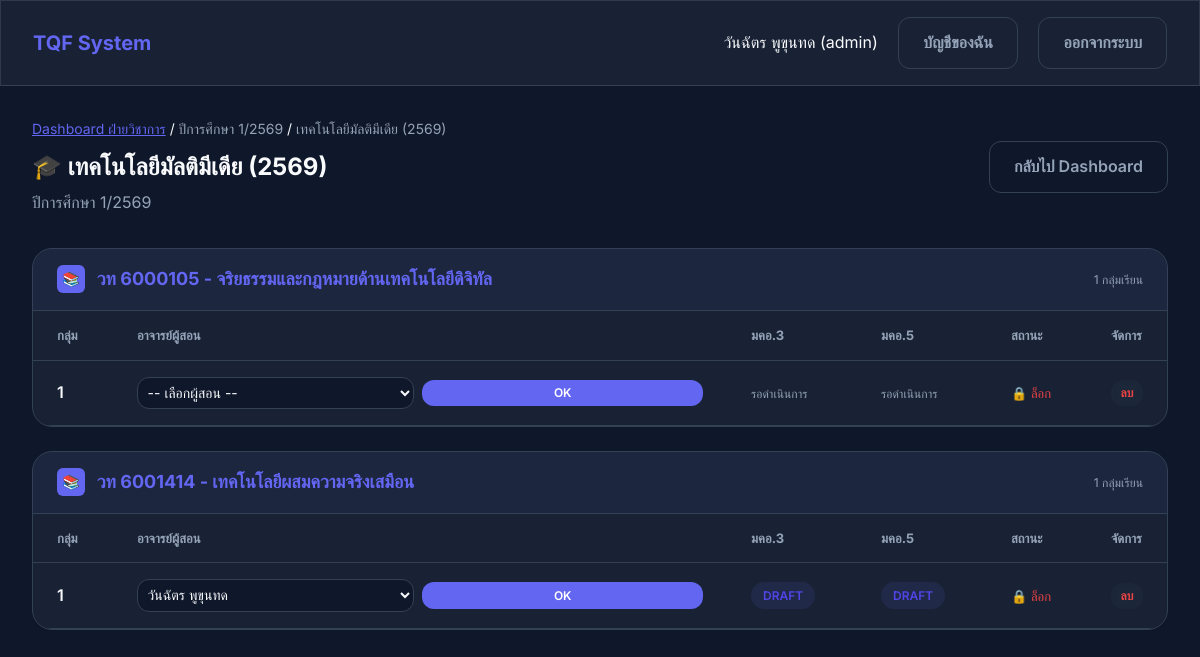
Page /academic/term/3/program/1 (signed in) on the committed database.
### models.py (models this page shows, shortened)
class User(UserMixin, db.Model):
    id = db.Column(db.Integer, primary_key=True)
    username = db.Column(db.String(64), unique=True, nullable=False)
    password_hash = db.Column(db.String(256), nullable=False)
    role = db.Column(db.String(20), nullable=False)  # instructor, head, academic, admin
    full_name = db.Column(db.String(128), nullable=False)
    faculty_id = db.Column(db.Integer, db.ForeignKey('faculty.id'))
    program_id = db.Column(db.Integer, db.ForeignKey('program.id'))
    sections = db.relationship('Section', backref='instructor', lazy=True)
    user_roles = db.relationship('UserRole', backref='user', lazy=True, cascade='all, delete-orphan')
    def role_names(self):
        roles = set()
        if self.role:
            roles.add(self.role)
        for r in self.user_roles or []:
            if r.role:
                roles.add(r.role)
        order = {'admin': 0, 'academic': 1, 'head': 2, 'instructor': 3}
        return sorted(roles, key=lambda x: order.get(x, 99))
    def has_any_role(self, role_names) -> bool:
        user_roles = set(self.role_names())
        return any(r in user_roles for r in role_names)

class Term(db.Model):
    id = db.Column(db.Integer, primary_key=True)
    year = db.Column(db.Integer, nullable=False)
    semester = db.Column(db.Integer, nullable=False)  # 1, 2, 3

class Program(db.Model):
    id = db.Column(db.Integer, primary_key=True)
    name = db.Column(db.String(128), nullable=False)
    faculty_id = db.Column(db.Integer, db.ForeignKey('faculty.id'), nullable=False)
    year = db.Column(db.Integer) # Add year to program (e.g. 2565)
    users = db.relationship('User', backref='program', lazy=True)

class Section(db.Model):
    id = db.Column(db.Integer, primary_key=True)
    course_id = db.Column(db.Integer, db.ForeignKey('course.id'), nullable=False)
    instructor_id = db.Column(db.Integer, db.ForeignKey('user.id'), nullable=True) # instructor assignment (Step C)
    term_id = db.Column(db.Integer, db.ForeignKey('term.id'), nullable=False)
    section_number = db.Column(db.String(10))
    is_open = db.Column(db.Boolean, default=False) # Step C: เริ่มกรอกได้
    status = db.Column(db.String(20), default='active') # active, locked, archived
    course = db.relationship('Course', backref='sections')
    term = db.relationship('Term', backref='sections')
    tqf3 = db.relationship('TQF3', backref='section', uselist=False)
    tqf5 = db.relationship('TQF5', backref='section', uselist=False)

class TQF3(db.Model):
    id = db.Column(db.Integer, primary_key=True)
    section_id = db.Column(db.Integer, db.ForeignKey('section.id'), unique=True, nullable=False)
    status = db.Column(db.String(20), default='DRAFT')  # DRAFT, SUBMITTED, RETURNED, APPROVED
    submitted_at = db.Column(db.DateTime)
    general_info = db.Column(db.JSON)
    clo_plo_mapping = db.Column(db.JSON)
    teaching_plan = db.Column(db.JSON)
    evaluation_plan = db.Column(db.JSON)

class TQF5(db.Model):
    id = db.Column(db.Integer, primary_key=True)
    section_id = db.Column(db.Integer, db.ForeignKey('section.id'), unique=True, nullable=False)
    tqf3_id = db.Column(db.Integer, db.ForeignKey('tqf3.id'), nullable=False)
    status = db.Column(db.String(20), default='DRAFT')  # DRAFT, SUBMITTED, RETURNED, APPROVED
    submitted_at = db.Column(db.DateTime)
    actual_teaching = db.Column(db.JSON)
    grade_distribution = db.Column(db.JSON)
    improvements = db.Column(db.JSON)
    verification_result = db.Column(db.JSON)

### app.py (the view)
@app.route('/academic/term/<int:term_id>/program/<int:program_id>')
@login_required
@roles_required('academic')
def academic_term_program(term_id, program_id):
    term = Term.query.get_or_404(term_id)
    program = Program.query.get_or_404(program_id)
    tp = TermProgram.query.filter_by(term_id=term.id, program_id=program.id).first()
    if not tp:
        flash('หลักสูตรนี้ยังไม่ได้ถูกเพิ่มในเทอมนี้', 'warning')
        return redirect(url_for('academic_dashboard'))
    has_active = Section.query.filter_by(status='active').first() is not None
    has_locked = Section.query.filter_by(status='locked').first() is not None
    is_system_locked = not has_active and has_locked
    sections = (
        Section.query
        .join(Course, Section.course_id == Course.id)
        .filter(Section.term_id == term.id, Course.program_id == program.id)
        .order_by(Course.code.asc(), Section.section_number.asc())
        .all()
    )
    courses = Course.query.filter_by(program_id=program.id).order_by(Course.code.asc()).all()
    instructors = users_with_role('instructor').order_by(User.full_name.asc()).all()
    courses_grouped = {}
    for s in sections:
        label = f"{s.course.code} - {s.course.name_th}"
        courses_grouped.setdefault(label, []).append(s)
    return render_template(
        'academic/term_program.html',
        term=term,
        program=program,
        courses=courses,
        courses_grouped=courses_grouped,
        instructors=instructors,
        is_system_locked=is_system_locked,
    )

### app.py (called while the page is built, shortened)
def users_with_role(role_name: str):
    return User.query.filter(
        or_(
            User.role == role_name,
            User.user_roles.any(UserRole.role == role_name),
        )
    )

def get_active_role():
    if not current_user.is_authenticated:
        return None
    available = current_user.role_names()
    chosen = session.get('active_role')
    if chosen in available:
        return chosen
    if session.get('choose_role') and len(available) > 1:
        return None
    best = current_user.best_role()
    session['active_role'] = best
    session.pop('choose_role', None)
    return best

def _ensure_schema_created():
    if app.config.get('_SCHEMA_READY'):
        return

@app.before_request
def _auto_create_schema_once():
    _ensure_schema_created()

def roles_required(*roles):
    def decorator(f):
        @wraps(f)
        def decorated_function(*args, **kwargs):
            if not current_user.is_authenticated or not current_user.has_any_role(roles):
                flash('คุณไม่มีสิทธิ์เข้าถึงหน้านี้', 'danger')
                return redirect(url_for('dashboard'))
            return f(*args, **kwargs)
        return decorated_function
    return decorator

@app.context_processor
def _inject_roles_context():
    if not current_user.is_authenticated:
        return {}
    return {
        'active_role': get_active_role(),
        'available_roles': current_user.role_names(),
    }

@login_manager.user_loader
def load_user(user_id):
    return User.query.get(int(user_id))

### templates/academic/term_program.html (shortened to what this page needs)
{% extends "base.html" %}
{% block content %}
<div style="display:flex; justify-content: space-between; align-items: center; gap: 1rem; flex-wrap: wrap; margin-bottom: 2rem;">
    <div>
        <nav style="font-size: 0.875rem; margin-bottom: 0.5rem;">
            <a href="{{ url_for('academic_dashboard') }}" style="color: var(--primary-color);">Dashboard ฝ่ายวิชาการ</a> /
            <span style="color: var(--text-muted);">ปีการศึกษา {{ term.semester }}/{{ term.year }}</span> /
            <span style="color: var(--text-muted);">{{ program.name }}{% if program.year %} ({{ program.year }}){% endif %}</span>
        </nav>
        <h2 style="margin: 0;">🎓 {{ program.name }}{% if program.year %} ({{ program.year }}){% endif %}</h2>
        <p style="color: var(--text-muted); margin: 0.25rem 0 0;">ปีการศึกษา {{ term.semester }}/{{ term.year }}</p>
    </div>
    <a href="{{ url_for('academic_dashboard') }}" class="btn btn-secondary" style="color: var(--text-muted);">กลับไป Dashboard</a>
</div>
{% if courses_grouped %}
{% for course_label, sections in courses_grouped.items() %}
<div class="glass" style="margin-bottom: 1.5rem; border-radius: 1.25rem; overflow: hidden; border: 1px solid var(--border-color);">
    <div style="padding: 1rem 1.5rem; background: rgba(99, 102, 241, 0.05); border-bottom: 1px solid var(--border-color); display: flex; justify-content: space-between; align-items: center;">
        <h5 style="margin: 0; color: var(--primary-color); display: flex; align-items: center; gap: 0.75rem; font-size: 1.125rem;">
            <span style="background: var(--primary-color); color: white; width: 28px; height: 28px; border-radius: 6px; display: flex; align-items: center; justify-content: center; font-size: 0.875rem;">📚</span>
            {{ course_label }}
        </h5>
        <span style="font-size: 0.75rem; color: var(--text-muted);">{{ sections|length }} กลุ่มเรียน</span>
    </div>
    <div style="overflow-x: auto;">
        <table style="width: 100%; border-collapse: collapse;">
            <thead>
                <tr style="text-align: left; background: rgba(0,0,0,0.01); border-bottom: 1px solid var(--border-color);">
                    <th style="padding: 0.875rem 1.5rem; width: 80px; font-size: 0.8125rem; text-transform: uppercase; color: var(--text-muted);">กลุ่ม</th>
                    <th style="padding: 0.875rem 1.5rem; font-size: 0.8125rem; text-transform: uppercase; color: var(--text-muted);">อาจารย์ผู้สอน</th>
                    <th style="padding: 0.875rem 1.5rem; width: 130px; font-size: 0.8125rem; text-transform: uppercase; color: var(--text-muted);">มคอ.3</th>
                    <th style="padding: 0.875rem 1.5rem; width: 130px; font-size: 0.8125rem; text-transform: uppercase; color: var(--text-muted);">มคอ.5</th>
                    <th style="padding: 0.875rem 1.5rem; width: 100px; font-size: 0.8125rem; text-transform: uppercase; color: var(--text-muted);">สถานะ</th>
                    <th style="padding: 0.875rem 1.5rem; width: 80px; font-size: 0.8125rem; text-transform: uppercase; color: var(--text-muted);">จัดการ</th>
                </tr>
            </thead>
            <tbody>
                {% for section in sections %}
                <tr style="border-bottom: 1px solid var(--border-color);">
                    <td style="padding: 1rem 1.5rem; font-weight: 600;">{{ section.section_number }}</td>
                    <td style="padding: 1rem 1.5rem;">
                        <form action="{{ url_for('assign_instructor', section_id=section.id) }}" method="POST" style="display: flex; gap: 0.5rem; align-items: center;">
                            <select name="instructor_id" class="form-control" style="padding: 0.35rem; font-size: 0.875rem; min-width: 170px;">
                                <option value="">-- เลือกผู้สอน --</option>
                                {% for ins in instructors %}
                                <option value="{{ ins.id }}" {% if section.instructor_id==ins.id %}selected{% endif %}>{{ ins.full_name }}</option>
                                {% endfor %}
                            </select>
                            <button type="submit" class="btn btn-primary" style="padding: 0.35rem 0.6rem; font-size: 0.75rem;">OK</button>
                        </form>
                    </td>
                    <td style="padding: 1rem 1.5rem;">
                        {% if section.tqf3 %}
                        {% set s = section.tqf3.status %}
                        <span class="status-badge" style="
                                {% if s == 'APPROVED' %}background: rgba(16, 185, 129, 0.1); color: #059669;
                                {% elif s == 'SUBMITTED' %}background: rgba(245, 158, 11, 0.1); color: #d97706;
                                {% elif s == 'RETURNED' %}background: rgba(239, 68, 68, 0.1); color: #dc2626;
                                {% else %}background: rgba(99, 102, 241, 0.1); color: #4f46e5;{% endif %}
                            ">{{ s }}</span>
                        {% else %}
                        <span style="color: var(--text-muted); font-size: 0.75rem;">รอดำเนินการ</span>
                        {% endif %}
                    </td>
                    <td style="padding: 1rem 1.5rem;">
                        {% if section.tqf5 %}
                        {% set s = section.tqf5.status %}
                        <span class="status-badge" style="
                                {% if s == 'APPROVED' %}background: rgba(16, 185, 129, 0.1); color: #059669;
                                {% elif s == 'SUBMITTED' %}background: rgba(245, 158, 11, 0.1); color: #d97706;
                                {% elif s == 'RETURNED' %}background: rgba(239, 68, 68, 0.1); color: #dc2626;
                                {% else %}background: rgba(99, 102, 241, 0.1); color: #4f46e5;{% endif %}
                            ">{{ s }}</span>
                        {% else %}
                        <span style="color: var(--text-muted); font-size: 0.75rem;">รอดำเนินการ</span>
                        {% endif %}
                    </td>
                    <td style="padding: 1rem 1.5rem;">
                        {% if section.status == 'locked' %}
                        <span style="color: var(--accent-danger); font-size: 0.8125rem;">🔒 ล็อก</span>
                        {% else %}
                        <span style="color: var(--accent-success); font-size: 0.8125rem;">✅ ปกติ</span>
                        {% endif %}
                    </td>
                    <td style="padding: 1rem 1.5rem;">
                        <form action="{{ url_for('delete_section', section_id=section.id) }}" method="POST" onsubmit="return confirm('ยืนยันการลบรายวิชาที่เปิดสอนนี้?')">
                            <button type="submit" class="btn glass" style="padding: 0.35rem 0.6rem; color: var(--accent-danger); border-color: var(--accent-danger); font-size: 0.75rem;">ลบ</button>
                        </form>
                    </td>
                </tr>
                {% endfor %}
            </tbody>
        </table>
    </div>
</div>
{% endfor %}
{% endif %}
{% endblock %}

### templates/base.html (shortened to what this page needs)
<!DOCTYPE html>
<html lang="th">
<head>
    <link rel="stylesheet" href="{{ url_for('static', filename='css/style.css') }}">
</head>
<body>
    {% if current_user.is_authenticated %}
    <nav class="navbar glass">
        <div class="nav-brand">TQF System</div>
        <div class="nav-user">
            <span>{{ current_user.full_name }} ({{ active_role or current_user.role }})</span>
            <a href="{{ url_for('account') }}" class="btn btn-secondary" style="margin-left: 1rem; color: var(--text-muted);">บัญชีของฉัน</a>
            <a href="{{ url_for('logout') }}" class="btn btn-secondary" style="margin-left: 1rem; color: var(--text-muted);">ออกจากระบบ</a>
        </div>
    </nav>
    {% endif %}
    <div class="container">
        {% block content %}{% endblock %}
    </div>
</body>
</html>

### static/css/style.css (style rules this page uses)
:root { --primary-color: #6366f1; --primary-hover: #4f46e5; --bg-dark: #0f172a; --bg-card: #1e293b; --text-main: #f8fafc; --text-muted: #94a3b8; --border-color: #334155; --accent-success: #10b981; --accent-warning: #f59e0b; --accent-danger: #ef4444; }
* { margin: 0; padding: 0; box-sizing: border-box; font-family: 'Inter', 'Sarabun', sans-serif; }
body { background-color: var(--bg-dark); color: var(--text-main); line-height: 1.6; }
.glass { background: rgba(30, 41, 59, 0.7); backdrop-filter: blur(12px); border: 1px solid rgba(255, 255, 255, 0.1); }
.container { max-width: 1200px; margin: 0 auto; padding: 2rem; }
.form-control { width: 100%; padding: 0.75rem 1rem; background-color: #0f172a; border: 1px solid var(--border-color); border-radius: 0.75rem; color: var(--text-main); transition: all 0.3s ease; }
.btn { display: inline-block; padding: 0.75rem 1.5rem; border-radius: 0.75rem; font-weight: 600; text-align: center; cursor: pointer; transition: all 0.3s ease; border: none; text-decoration: none; }
.btn-primary { background-color: var(--primary-color); color: white; width: 100%; }
.navbar { display: flex; justify-content: space-between; align-items: center; padding: 1rem 2rem; border-bottom: 1px solid var(--border-color); }
.nav-brand { font-size: 1.25rem; font-weight: 700; color: var(--primary-color); }
.status-badge { display: inline-block; padding: 0.25rem 0.75rem; border-radius: 9999px; font-size: 0.75rem; font-weight: 600; text-transform: uppercase; }
.btn-secondary { background: transparent; color: var(--text-muted); border: 1px solid var(--border-color); }

### rows in the picture
User: full_name "วันฉัตร พูขุนทด", role "admin"
Term: semester "1", year "2569"
Program: name "เทคโนโลยีมัลติมีเดีย", year "2569"
Section: section_number "1", shows "รอดำเนินการ", status "🔒 ล็อก"
Section: section_number "1", instructor_id "วันฉัตร พูขุนทด", status "🔒 ล็อก"
TQF3: status "DRAFT"
TQF5: status "DRAFT"

### other values in the picture
{{ course_label }} "วท 6000105 - จริยธรรมและกฎหมายด้านเทคโนโลยีดิจิทัล" "วท 6001414 - เทคโนโลยีผสมความจริงเสมือน"
{{ sections|length }} "1" "1"
